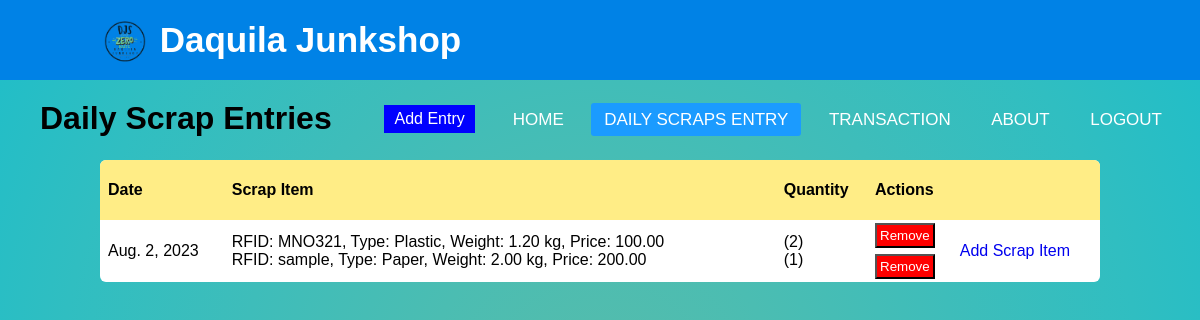
The page /daily_scrap_table/ (signed in) on the database as committed earlier.
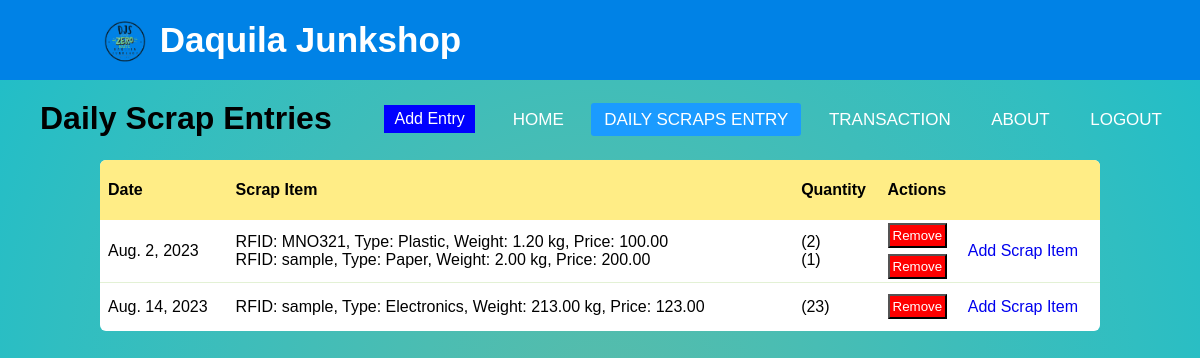
The same page on the database as committed later.
### app1/models.py (models this page shows, shortened)
class DailyScrapEntry(models.Model):
    date = models.DateField()
    customer = models.ForeignKey(Customer, on_delete=models.SET_NULL, null=True, blank=True)
    staff_responsible = models.ForeignKey(User, on_delete=models.SET_NULL, null=True, blank=True)
    scraps = models.ManyToManyField(ScrapItem, through='ScrapEntryDetail')

class ScrapEntryDetail(models.Model):
    daily_scrap_entry = models.ForeignKey(DailyScrapEntry, on_delete=models.CASCADE)
    scrap_item = models.ForeignKey(ScrapItem, on_delete=models.CASCADE)
    quantity = models.PositiveIntegerField(default=1)

class ScrapItem(models.Model):
    RFID = models.CharField(max_length=100, blank=True, default='sample')
    weight = models.DecimalField(max_digits=10, decimal_places=2)
    scrap_type = models.ForeignKey(ScrapType, on_delete=models.CASCADE)
    price = models.DecimalField(max_digits=10, decimal_places=2)
    def __str__(self):
        return f"RFID: {self.RFID}, Type: {self.scrap_type}, Weight: {self.weight} kg, Price: {self.price}"

class ScrapType(models.Model):
    name = models.CharField(max_length=50, unique=True)
    def __str__(self):
        return self.name

### app1/views.py (the view)
# urls.py: path('daily_scrap_table/', views.daily_scrap_table, name='daily_scrap_table'),
@login_required(login_url='login')
def daily_scrap_table(request):
    daily_scrap_entries = DailyScrapEntry.objects.all()
    return render(request, 'daily_scrap_table.html', {'daily_scrap_entries': daily_scrap_entries})

### app1/templates/daily_scrap_table.html (shortened to what this page needs)
{% extends 'base.html' %}
{% block content %}
{% load static %}
<link rel="stylesheet" href="{% static "daily_scrap_table.css" %}">
<div class="header">
    <h1>Daily Scrap Entries</h1>
    <a href="{% url 'add_daily_scrap_entry' %}" class="add_entry">Add Entry</a>
</div>
<table>
    <thead>
        <tr>
            <th>Date</th>
            <th>Scrap Item</th>
            <th>Quantity</th>
            <th colspan="2">Actions</th>
        </tr>
    <thead>
    <tbody>
        {% for entry in daily_scrap_entries %}
        <tr>
            <td>{{ entry.date }}</td>
            <td>
                {% for scrap_entry_detail in entry.scrapentrydetail_set.all %}
                {{ scrap_entry_detail.scrap_item }}<br />
                {% endfor %}
            </td>
            <td>
                {% for scrap_entry_detail in entry.scrapentrydetail_set.all %}
                ({{ scrap_entry_detail.quantity }}) <br />
                {% endfor %}
            </td>
            <td>
                {% for scrap_entry_detail in entry.scrapentrydetail_set.all %}
                <form action="{% url 'remove_scrap_entry_detail' scrap_entry_detail.id %}" method="post">
                    <button type="submit" class="remove">Remove</button>
                </form>
                {% endfor %}
            </td>
            <td>
                <a href="{% url 'add_scrap_item_to_daily_scrap_entry' entry.id %}">Add Scrap Item</a>
            </td>
        </tr>
        {% endfor %}
    </tbody>
{% endblock content %}

Rows that differ between the two databases and show on the page:
added DailyScrapEntry: date "Aug. 14, 2023"
added ScrapEntryDetail: scrap_item "RFID: sample, Type: Electronics, Weight: 213.00 kg, Price: 123.00", quantity "23"
